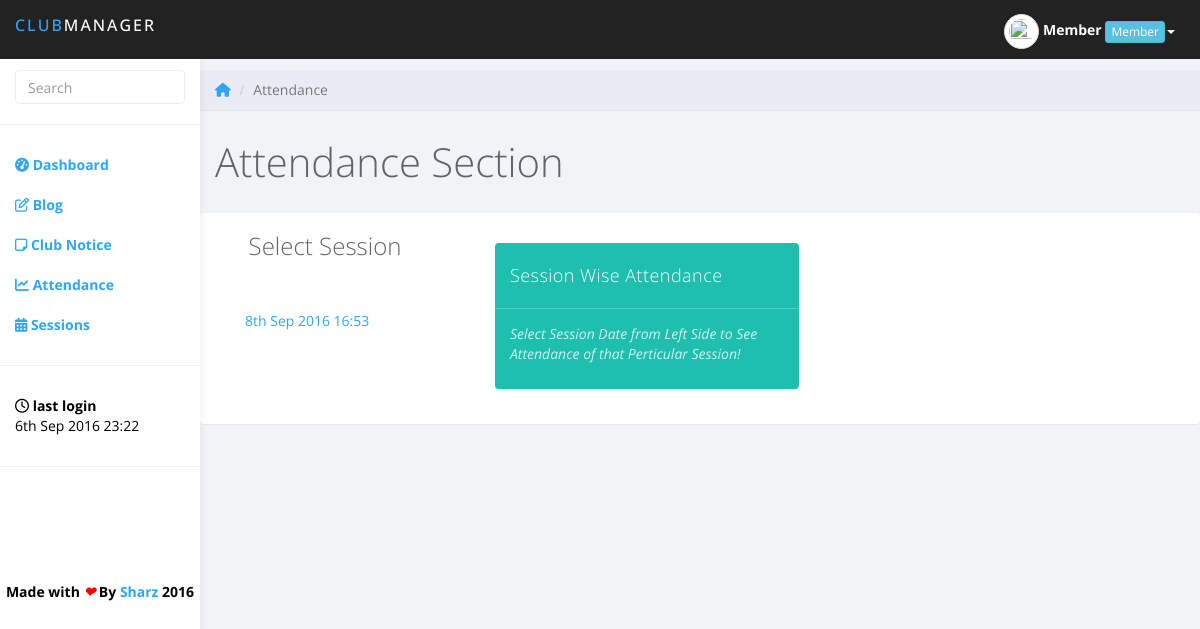
The page /attendance.php (signed in) on the database its author committed.
### tables this page shows
CREATE TABLE `userinfo` (
  `id` int(5) NOT NULL,
  `name` varchar(50) NOT NULL,
  `email` varchar(70) DEFAULT NULL,
  `dob` varchar(25) NOT NULL,
  `username` varchar(25) NOT NULL,
  `password` text NOT NULL,
  `role` varchar(20) DEFAULT NULL,
  `last_login` datetime NOT NULL,
  `currunt_login` timestamp NOT NULL DEFAULT CURRENT_TIMESTAMP ON UPDATE CURRENT_TIMESTAMP,
  `otp` varchar(10) NOT NULL,
  `pic` text
);

CREATE TABLE `sessions` (
  `session_id` int(5) NOT NULL,
  `session_name` varchar(150) NOT NULL,
  `session_details` varchar(250) NOT NULL,
  `session_date` varchar(25) NOT NULL
);

### attendance.php (the view, shortened to what this page needs)
<?php
	require_once('funs.php');
	$session_name = $_SESSION['username'];
	$row = get_member_data($session_name);
	$id = $row['id'];
	$name = $row['name'];
	$role = $row['role'];
	$pic = $row['pic'];
	$last_login = $row['last_login'];
	$last_login = date('jS M Y H:i', strtotime($last_login));
	$total_members = get_all_status();
	$core_members = get_vip_status();
	$total_sessions = total_sessions();
	$completed_sessions = completed_sessions();
	starter($id,$name,$role,$pic,$last_login,$total_members,$core_members,$total_sessions,$completed_sessions);
?>
	<div class="row">
			<ol class="breadcrumb">
				<li><a href="home.php"><i class="fa fa-home" aria-hidden="true"></i></a></li>
				<li class="active">Attendance</li>
			</ol>
		</div>
	<div class="row">
			<div class="col-lg-12">
				<h1 class="page-header">Attendance Section</h1>
			</div>
	</div>
	<div class="row">
		<div class="panel">
			<div class="panel-body tabs">
			<div class="col-lg-3">
				<div class="panel-header"><h3 class="text-center">Select Session</h3><br>
				<ul class="nav nav-pills nav-stacked">
				<?php
					global $con;
					$query = "SELECT * FROM sessions";
					$result = mysqli_query($con,$query);
					while ($row = mysqli_fetch_assoc($result))
					{
				 		echo '<li><a href="#'.$row['session_id'].'" data-toggle="pill">'.date('jS M Y H:i', strtotime($row['session_date'])).'</a></li>';
				 	}
				 ?>
				</ul>
				</div>
			</div>
			<div class="panel-body">
			<div class="col-lg-9">
				<div class="tab-content">
					<div id="tab-start" class="tab-pane fade in active">
						<div class="col-lg-6">
							<div class="panel panel-teal">
								<div class="panel-heading">
									Session Wise Attendance
								</div>
								<div class="panel-body">
									<p><i>Select Session Date from Left Side to See Attendance of that Perticular Session!</i></p>
								</div>
							</div>
						</div>
					</div>
					</div>
				</div>
				</div>
			</div>
			</div>
			</div>
</div>
<?php
	at_bottom();

### funs.php (shortened to what this page needs)
<?php
global $con;
function get_member_data($session_name)
{
	global $con;
	$query = "SELECT * FROM userinfo WHERE username='$session_name'";
	$result = mysqli_query($con,$query);
	$rows = mysqli_affected_rows($con);
	if($rows == 1)
	{
		$row = mysqli_fetch_assoc($result);
	}
	else
		echo 'error while retriving data';
	return $row;
}
	?>
		<?php
function starter($id,$name,$role,$pic,$last_login,$total_members,$core_members,$total_sessions,$completed_sessions)
{
	?>
<!DOCTYPE html>
<html>
<head>
<link href="css/pace-theme-corner-indicator.css" rel="stylesheet">
<link href="https://maxcdn.bootstrapcdn.com/bootstrap/3.3.7/css/bootstrap.min.css" rel="stylesheet">
<link href="css/styles.css" rel="stylesheet">
</head>
<body>
	<nav class="navbar navbar-inverse navbar-fixed-top" role="navigation">
		<div class="container-fluid">
			<div class="navbar-header">
				<b><a class="navbar-brand" href="home.php"><span>Club</span>Manager</a></b>
				<ul class="user-menu">
					<li class="dropdown pull-right">
						<a class="dropdown-toggle" data-toggle="dropdown"><img src="<?php echo $pic; ?>" class="img-responsive img-circle img-thumbnail" height="35px" width="35px"> <b id="mobhide"><?php echo $name; ?></b> <div class="btn btn-xs btn-info" id="mobhide"><?php echo $role; ?></div><span class="caret"></span></a>
					</li>
				</ul>
			</div>
		</div>
	</nav><br>
		<div id="sidebar-collapse" class="col-sm-3 col-lg-2 sidebar">
		<form role="search" action="search.php" method="post">
			<div class="form-group">
				<input type="text" name="term" class="form-control" placeholder="Search" required>
			</div>
		</form>
		<ul class="nav menu">
			<li><a href="home.php"><i class="fa fa-tachometer" aria-hidden="true"></i>
 <b>Dashboard</b></a></li>
			<li><a href="blog-home.php"><i class="fa fa-pencil-square-o" aria-hidden="true"></i> <b>Blog</b></a></li>
			<li><a href="notice.php"><i class="fa fa-sticky-note-o" aria-hidden="true"></i> <b>Club Notice</b></a></li>
			<li><a href="attendance.php"><i class="fa fa-line-chart" aria-hidden="true"></i> <b>Attendance</b></a></li>
			<li><a href="schedule.php"><i class="fa fa-calendar" aria-hidden="true"></i> <b>Sessions</b></a></li>
			<li role="presentation" class="divider"></li>
			<li><a style="color: #000;"><i class="fa fa-clock-o" aria-hidden="true"></i> <b>last login</b><br><?php echo $last_login; ?></a></li>
			<li role="presentation" class="divider"></li>
		</ul>
		<div class="text-center" style="margin-top: 95px; color: #000;"><b>Made with <i style="color: red;">&#10084;</i> By <a href="http://sharadshinde.in" target="blank">Sharz</a> 2016</b></div>
	</div>
	<div class="col-sm-9 col-sm-offset-3 col-lg-10 col-lg-offset-2 main">
	<?php
	return false;
}
function at_bottom()
{
	?>
<link rel="stylesheet" type="text/css" href="css/DateTimePicker.min.css" />
<link href="http://cdnjs.cloudflare.com/ajax/libs/summernote/0.8.2/summernote.css" rel="stylesheet">
</body>
</html>
	<?php
	return false;
}
		?>

### css/styles.css (style rules this page uses)
* { font-family: 'Open Sans', sans-serif; }
body { background: #f1f4f7; padding-top: 50px; color: #5f6468; }
p { color: #777; }
a, a:hover, a:focus { color: #30a5ff; }
h1, h2, h3, h4, h5, h6 { color: #5f6468; }
h1 { font-weight: 300; font-size: 40px; }
h3, h4 { font-weight: 300; }
.form-control { border: 1px solid #eee; box-shadow: none; }
.navbar-header .navbar-brand { color: #fff; font-size: 16px; text-transform: uppercase; font-weight: 500; letter-spacing: 2px; }
.navbar-header .navbar-brand span { color: #30a5ff; }
.panel { border: 0; }
.panel-heading { font-size: 18px; font-weight: 300; letter-spacing: 0.025em; height: 66px; line-height: 45px; }
.panel-teal { background: #1ebfae; color: #fff; }
.panel-blue .panel-body p, .panel-teal .panel-body p, .panel-orange .panel-body p, .panel-red .panel-body p { color: #fff; color: rgba(255, 255, 255, .8); }
.panel-blue .panel-heading, .panel-teal .panel-heading, .panel-orange .panel-heading, .panel-red .panel-heading { border-bottom: 1px solid rgba(255, 255, 255, .2); }
.panel .tabs { margin: 0; padding: 0; }
.nav-pills { padding: 15px; padding-bottom: 0; }
.nav-pills li a, .nav-pills li a:hover, .nav-pills li.active a, .nav-pills li.active a:hover { border: 0; padding: 7px 15px; }
.tab-content { padding: 15px; }
.navbar { border: 0; }
.user-menu { display: inline-block; margin-top: 14px; margin-right: 10px; float: right; list-style: none; padding: 0; }
.user-menu a { color: #fff; }
.sidebar { display: block; background-color: #fff; padding: 0; display: none; }
.sidebar form { padding: 20px 15px 5px 15px; border-bottom: 1px solid #eee; margin-bottom: 20px; }
@media (min-width: 768px) { .sidebar { display: block; position: fixed; top: 50px; bottom: 0; left: 0; z-index: 1000; display: block; margin: 0; padding: 0; overflow-x: hidden; overflow-y: auto; background-color: #fff; box-shadow: 1px 0px 10px rgba(0, 0, 0, .05); } }
@media (min-width: 768px) { .navbar-header { width: 100%; } }
.sidebar ul.nav li.divider { border-bottom: 1px solid #eee; margin: 20px 0; }
.breadcrumb { border-radius: 0; padding: 10px 15px; background: #e9ecf2; box-shadow: 0 1px 1px rgba(0, 0, 0, .05); margin: 0 ; }
h1.page-header { margin-top: 30px; border-bottom: 0; }

### rows shown on the page
userinfo: name "Member", role "Member", last_login "6th Sep 2016 23:22"
sessions: session_date "8th Sep 2016 16:53"
